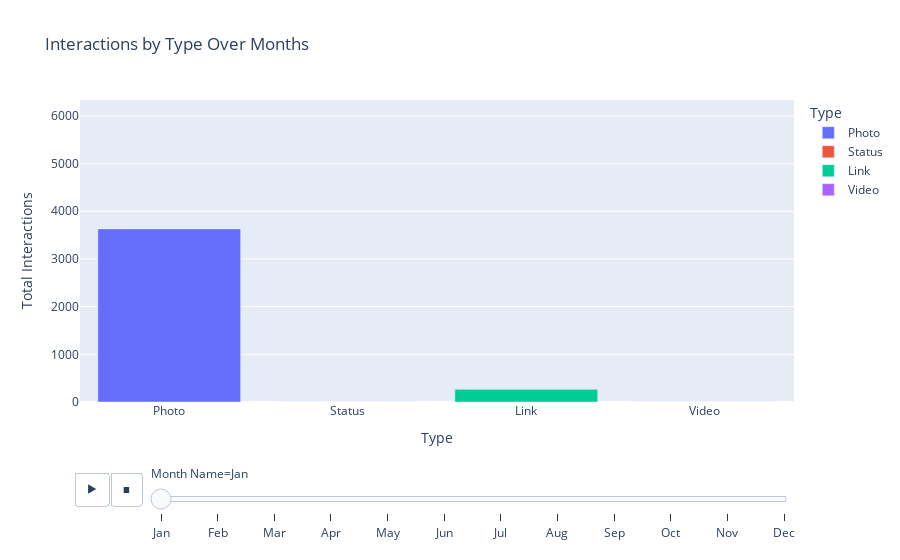

Notebook code for this chart:
### Code cell
# plotly animated bar chart
import plotly.express as px
import calendar

# Map numeric month to month name
df['Month Name'] = df['Post Month'].apply(
    lambda x: calendar.month_abbr[int(x)])

# List of month names in order
month_order = [calendar.month_abbr[i] for i in range(1, 13)]

# Set categorical type
df['Month Name'] = pd.Categorical(
    df['Month Name'], categories=month_order, ordered=True)

all_types = ['Photo', 'Status', 'Link', 'Video']

# Create a DataFrame with all combinations
all_combinations = pd.MultiIndex.from_product(
    [month_order, all_types], names=['Month Name', 'Type']
).to_frame(index=False)

# Group your original data to get total interactions per month/type
grouped = df.groupby(['Month Name', 'Type'], as_index=False, observed=True)[
    'Total Interactions'].sum()

# Merge to ensure all combinations are present
full_data = all_combinations.merge(
    grouped, on=['Month Name', 'Type'], how='left'
)

# Fill missing values with zero
full_data['Total Interactions'] = full_data['Total Interactions'].fillna(0)

fig = px.bar(
    full_data,
    x='Type',
    y='Total Interactions',
    color='Type',
    animation_frame='Month Name',
    category_orders={'Month Name': month_order},
    range_y=[0, df['Total Interactions'].max()],
    title='Interactions by Type Over Months'
)
fig.show()

### Figure 1 — Plotly figure (JSON) as saved in the notebook; plotly's stock layout.template omitted (floating-point values rounded to 4 significant figures)
{"data": [{"hovertemplate": "Type=%{x}<br>Month Name=Jan<br>Total Interactions=%{y}<extra></extra>", "legendgroup": "Photo", "marker": {"color": "#636efa", "pattern": {"shape": ""}}, "name": "Photo", "orientation": "v", "showlegend": true, "textposition": "auto", "type": "bar", "x": ["Photo"], "xaxis": "x", "y": [3631.0], "yaxis": "y"}, {"hovertemplate": "Type=%{x}<br>Month Name=Jan<br>Total Interactions=%{y}<extra></extra>", "legendgroup": "Status", "marker": {"color": "#EF553B", "pattern": {"shape": ""}}, "name": "Status", "orientation": "v", "showlegend": true, "textposition": "auto", "type": "bar", "x": ["Status"], "xaxis": "x", "y": [0.0], "yaxis": "y"}, {"hovertemplate": "Type=%{x}<br>Month Name=Jan<br>Total Interactions=%{y}<extra></extra>", "legendgroup": "Link", "marker": {"color": "#00cc96", "pattern": {"shape": ""}}, "name": "Link", "orientation": "v", "showlegend": true, "textposition": "auto", "type": "bar", "x": ["Link"], "xaxis": "x", "y": [265.0], "yaxis": "y"}, {"hovertemplate": "Type=%{x}<br>Month Name=Jan<br>Total Interactions=%{y}<extra></extra>", "legendgroup": "Video", "marker": {"color": "#ab63fa", "pattern": {"shape": ""}}, "name": "Video", "orientation": "v", "showlegend": true, "textposition": "auto", "type": "bar", "x": ["Video"], "xaxis": "x", "y": [0.0], "yaxis": "y"}], "layout": {"barmode": "relative", "legend": {"title": {"text": "Type"}, "tracegroupgap": 0}, "sliders": [{"active": 0, "currentvalue": {"prefix": "Month Name="}, "len": 0.9, "pad": {"b": 10, "t": 60}, "steps": [{"args": [["Jan"], {"frame": {"duration": 0, "redraw": true}, "fromcurrent": true, "mode": "immediate", "transition": {"duration": 0, "easing": "linear"}}], "label": "Jan", "method": "animate"}, {"args": [["Feb"], {"frame": {"duration": 0, "redraw": true}, "fromcurrent": true, "mode": "immediate", "transition": {"duration": 0, "easing": "linear"}}], "label": "Feb", "method": "animate"}, {"args": [["Mar"], {"frame": {"duration": 0, "redraw": true}, "fromcurrent": true, "mode": "immediate", "transition": {"duration": 0, "easing": "linear"}}], "label": "Mar", "method": "animate"}, {"args": [["Apr"], {"frame": {"duration": 0, "redraw": true}, "fromcurrent": true, "mode": "immediate", "transition": {"duration": 0, "easing": "linear"}}], "label": "Apr", "method": "animate"}, {"args": [["May"], {"frame": {"duration": 0, "redraw": true}, "fromcurrent": true, "mode": "immediate", "transition": {"duration": 0, "easing": "linear"}}], "label": "May", "method": "animate"}, {"args": [["Jun"], {"frame": {"duration": 0, "redraw": true}, "fromcurrent": true, "mode": "immediate", "transition": {"duration": 0, "easing": "linear"}}], "label": "Jun", "method": "animate"}, {"args": [["Jul"], {"frame": {"duration": 0, "redraw": true}, "fromcurrent": true, "mode": "immediate", "transition": {"duration": 0, "easing": "linear"}}], "label": "Jul", "method": "animate"}, {"args": [["Aug"], {"frame": {"duration": 0, "redraw": true}, "fromcurrent": true, "mode": "immediate", "transition": {"duration": 0, "easing": "linear"}}], "label": "Aug", "method": "animate"}, {"args": [["Sep"], {"frame": {"duration": 0, "redraw": true}, "fromcurrent": true, "mode": "immediate", "transition": {"duration": 0, "easing": "linear"}}], "label": "Sep", "method": "animate"}, {"args": [["Oct"], {"frame": {"duration": 0, "redraw": true}, "fromcurrent": true, "mode": "immediate", "transition": {"duration": 0, "easing": "linear"}}], "label": "Oct", "method": "animate"}, {"args": [["Nov"], {"frame": {"duration": 0, "redraw": true}, "fromcurrent": true, "mode": "immediate", "transition": {"duration": 0, "easing": "linear"}}], "label": "Nov", "method": "animate"}, {"args": [["Dec"], {"frame": {"duration": 0, "redraw": true}, "fromcurrent": true, "mode": "immediate", "transition": {"duration": 0, "easing": "linear"}}], "label": "Dec", "method": "animate"}], "x": 0.1, "xanchor": "left", "y": 0, "yanchor": "top"}], "title": {"text": "Interactions by Type Over Months"}, "updatemenus": [{"buttons": [{"args": [null, {"frame": {"duration": 500, "redraw": true}, "fromcurrent": true, "mode": "immediate", "transition": {"duration": 500, "easing": "linear"}}], "label": "&#9654;", "method": "animate"}, {"args": [[null], {"frame": {"duration": 0, "redraw": true}, "fromcurrent": true, "mode": "immediate", "transition": {"duration": 0, "easing": "linear"}}], "label": "&#9724;", "method": "animate"}], "direction": "left", "pad": {"r": 10, "t": 70}, "showactive": false, "type": "buttons", "x": 0.1, "xanchor": "right", "y": 0, "yanchor": "top"}], "xaxis": {"anchor": "y", "categoryarray": ["Photo", "Status", "Link", "Video"], "categoryorder": "array", "domain": [0, 1], "title": {"text": "Type"}}, "yaxis": {"anchor": "x", "domain": [0, 1], "range": [0, 6334], "title": {"text": "Total Interactions"}}}}
